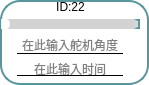
           <widget class="QFrame" name="frame_16">
            <property name="enabled">
             <bool>true</bool>
            </property>
            <property name="layoutDirection">
             <enum>Qt::LayoutDirection::RightToLeft</enum>
            </property>
            <property name="styleSheet">
             <string notr="true">* {
  background: white; /* 背景改为白色 */
  border: 2px solid #59969b; /* 使用与滑块一致的颜色 */
  border-radius: 20px;
}

</string>
            </property>
            <property name="frameShape">
             <enum>QFrame::Shape::StyledPanel</enum>
            </property>
            <property name="frameShadow">
             <enum>QFrame::Shadow::Raised</enum>
            </property>
            <widget class="QSlider" name="Slider_Servo22">
             <property name="geometry">
              <rect>
               <x>1</x>
               <y>19</y>
               <width>139</width>
               <height>10</height>
              </rect>
             </property>
             <property name="maximumSize">
              <size>
               <width>16777215</width>
               <height>10</height>
              </size>
             </property>
             <property name="layoutDirection">
              <enum>Qt::LayoutDirection::LeftToRight</enum>
             </property>
             <property name="styleSheet">
              <string notr="true">QSlider::groove:horizontal {
    border: none;
    height: 10px;
    background-color: lightgray;
    border-radius: 5px;
}

QSlider::handle:horizontal {
    width: 12px; /* 增大滑块的宽度 */
    margin: -1px 0px -1px -5px;
    border-radius: 6px; /* 也可以调整圆角半径以匹配滑块的大小 */
    background-color: white;
}

QSlider::sub-page:horizontal {
    background-color: qlineargradient(x1:0, y1:0, x2:1, y2:1, stop:0 #59969b, stop:1 #04e7fa);
    border-radius: 5px;
}
</string>
             </property>
             <property name="minimum">
              <number>0</number>
             </property>
             <property name="maximum">
              <number>240</number>
             </property>
             <property name="orientation">
              <enum>Qt::Orientation::Horizontal</enum>
             </property>
             <property name="invertedAppearance">
              <bool>false</bool>
             </property>
             <property name="tickPosition">
              <enum>QSlider::TickPosition::NoTicks</enum>
             </property>
             <property name="tickInterval">
              <number>1</number>
             </property>
            </widget>
            <widget class="QLineEdit" name="lineEdit_time22">
             <property name="geometry">
              <rect>
               <x>17</x>
               <y>61</y>
               <width>106</width>
               <height>15</height>
              </rect>
             </property>
             <property name="maximumSize">
              <size>
               <width>120</width>
               <height>15</height>
              </size>
             </property>
             <property name="styleSheet">
              <string notr="true">QLineEdit {
            border-top: none;
            border-left: none;
            border-right: none;
            border-bottom: 1px solid black;
            background-color: transparent;
        }
        
        QLineEdit:focus {
            border-bottom: 1px solid #2a70f4;
        }</string>
             </property>
             <property name="alignment">
              <set>Qt::AlignmentFlag::AlignCenter</set>
             </property>
             <property name="dragEnabled">
              <bool>false</bool>
             </property>
             <property name="placeholderText">
              <string>在此输入时间</string>
             </property>
            </widget>
            <widget class="QLabel" name="label_id22">
             <property name="geometry">
              <rect>
               <x>1</x>
               <y>2</y>
               <width>139</width>
               <height>10</height>
              </rect>
             </property>
             <property name="minimumSize">
              <size>
               <width>0</width>
               <height>10</height>
              </size>
             </property>
             <property name="maximumSize">
              <size>
               <width>16777215</width>
               <height>10</height>
              </size>
             </property>
             <property name="styleSheet">
              <string notr="true">QLabel{border: none; /* 去掉控件的边框 */}
QLabel{background: none; /* 去掉控件的边框 */}</string>
             </property>
             <property name="text">
              <string>ID:22</string>
             </property>
             <property name="alignment">
              <set>Qt::AlignmentFlag::AlignCenter</set>
             </property>
            </widget>
            <widget class="QLineEdit" name="lineEdit_servo22">
             <property name="enabled">
              <bool>true</bool>
             </property>
             <property name="geometry">
              <rect>
               <x>17</x>
               <y>36</y>
               <width>106</width>
               <height>18</height>
              </rect>
             </property>
             <property name="maximumSize">
              <size>
               <width>120</width>
               <height>16777215</height>
              </size>
             </property>
             <property name="layoutDirection">
              <enum>Qt::LayoutDirection::LeftToRight</enum>
             </property>
             <property name="styleSheet">
              <string notr="true">QLineEdit {
            border-top: none;
            border-left: none;
            border-right: none;
            border-bottom: 1px solid black;
            background-color: transparent;
        }
        
        QLineEdit:focus {
            border-bottom: 1px solid #2a70f4;
        }</string>
             </property>
             <property name="alignment">
              <set>Qt::AlignmentFlag::AlignCenter</set>
             </property>
             <property name="placeholderText">
              <string>在此输入舵机角度</string>
             </property>
            </widget>
           </widget>
